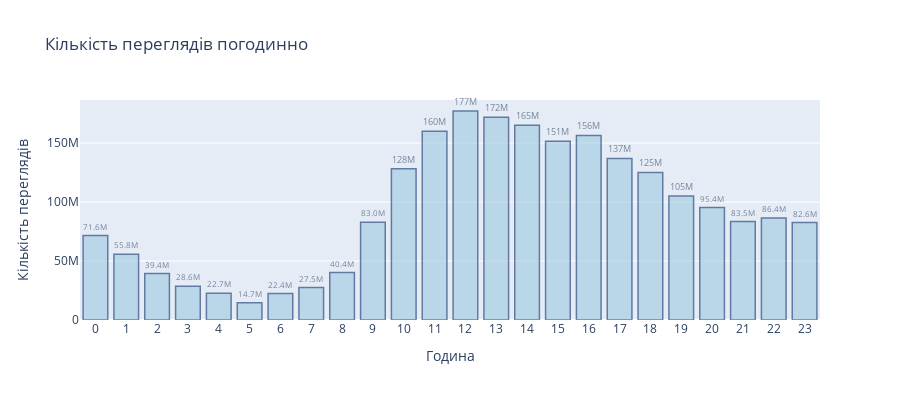

Notebook cell for this chart:
### Markdown cell above
### <span style="color:red; font-size:1.5em;">Завдання 3</span>

**Коли найкраще публікувати статтю? Дайте відповіді на запитання з використанням інструментів візуалізації:**


**Для варіантів 11-15:**

Чи правда, що найменше переглядів набирають статті, які опубліковані о 6:00?   
**⭕️ (Ні, найменше переглядів о 5-й годині = ~14.7mil) + найкраще всього публікувати статтю об 12-годині**

### Code cell
fig = px.bar(df.groupby(['hour'])['views'].agg(['sum']).reset_index(), x='hour', y='sum', 
       title="Кількість переглядів погодинно",
       text_auto='.3s',
       height=400
    
)

fig.update_traces(
    textfont_size=12, textangle=0, textposition="outside", cliponaxis=False,
    marker_color='rgb(158,202,225)', marker_line_color='rgb(8,48,107)',
    marker_line_width=1.5, opacity=0.6
)

fig.update_layout(xaxis_title='Година', yaxis_title="Кількість переглядів")
fig.update_xaxes(dtick=1)

### Figure 1 — Plotly figure (JSON) as saved in the notebook; plotly's stock layout.template omitted (floating-point values rounded to 4 significant figures)
{"data": [{"alignmentgroup": "True", "cliponaxis": false, "hovertemplate": "hour=%{x}<br>sum=%{y}<extra></extra>", "legendgroup": "", "marker": {"color": "rgb(158,202,225)", "line": {"color": "rgb(8,48,107)", "width": 1.5}, "pattern": {"shape": ""}}, "name": "", "offsetgroup": "", "opacity": 0.6, "orientation": "v", "showlegend": false, "textangle": 0, "textfont": {"size": 12}, "textposition": "outside", "texttemplate": "%{y:.3s}", "type": "bar", "x": [0, 1, 2, 3, 4, 5, 6, 7, 8, 9, 10, 11, 12, 13, 14, 15, 16, 17, 18, 19, 20, 21, 22, 23], "xaxis": "x", "y": [71574141, 55793066, 39370785, 28620488, 22746228, 14653279, 22379317, 27457105, 40356336, 82958032, 128170279, 160061962, 177152709, 171944260, 165019258, 151460266, 156445444, 136846168, 124982145, 105027594, 95351805, 83486794, 86409148, 82567593], "yaxis": "y"}], "layout": {"barmode": "relative", "height": 400, "legend": {"tracegroupgap": 0}, "title": {"text": "Кількість переглядів погодинно"}, "xaxis": {"anchor": "y", "domain": [0, 1], "dtick": 1, "title": {"text": "Година"}}, "yaxis": {"anchor": "x", "domain": [0, 1], "title": {"text": "Кількість переглядів"}}}}
